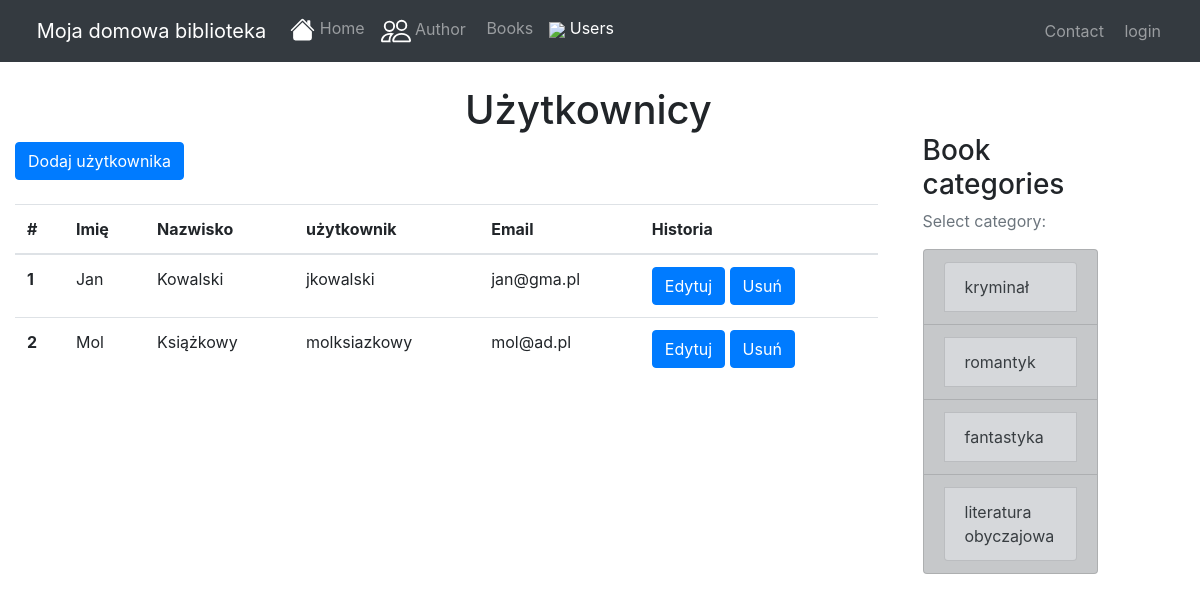
/users/, run on the app's committed database.
### books/models.py (models this page shows, shortened)
class LibraryUser(models.Model):
    user = models.OneToOneField(User, on_delete=models.CASCADE)
    def __str__(self):
        return "%s %s (%s)" % (self.user.first_name, self.user.last_name, self.user.username)

class Category(models.Model):
    category = models.CharField(max_length=50)
    def __str__(self):
        return self.category
    class Meta:
        verbose_name_plural = "Categories"

### books/views.py (the view)
# urls.py: path('users/', views.UserIndex.as_view(), name='user_index'),
class UserIndex(TemplateView):
    template_name = 'user/index.html'
    def get_context_data(self, **kwargs):
        context = super().get_context_data(**kwargs)
        context['users'] = models.LibraryUser.objects.all()
        print(models.LibraryUser.objects.all())
        context['active_user'] = 'active'
        return context

### books/context_processors.py (called while the page is built)
def categories(request):
    return {
        'categories': Category.objects.all()
    }

### books/templates/user/index.html (shortened to what this page needs)
{% extends "layout/base.html" %}
{% block content %}
<div class="container">
    <div class="row">
        <div class="col ms-auto"><br>
          <h1 style="margin-left: 450px">Użytkownicy</h1>
            <a class="btn btn-primary" href="{% url 'user_create' %}" role="button">Dodaj użytkownika</a><br>
            <br/>
        </div>
    </div>
    <div class="row">
        <div class="col ms-auto">
            <table class="table">
              <thead>
                <tr>
                  <th scope="col">#</th>
                  <th scope="col">Imię</th>
                  <th scope="col">Nazwisko</th>
                  <th scope="col">użytkownik</th>
                  <th scope="col">Email</th>
                  <th scope="col">Historia</th>
                </tr>
              </thead>
              <tbody>
                {% for user in users %}
                <tr>
                  <th scope="row">{{ user.id }}</th>
                  <td>{{ user.user.first_name }}</td>
                  <td>{{ user.user.last_name }}</td>
                  <td>{{ user.user.username }}</td>
                  <td>{{ user.user.email }}</td>
                  <td>
                      <a class="btn btn-primary" href="{% url 'user_update' user.id %}"> Edytuj</a>
                      <a class="btn btn-primary" href="{% url 'user_delete' user.id %}"> Usuń</a>
                  </td>
                </tr>
                {% endfor %}
              </tbody>
            </table>
        </div>
    </div>
</div>
{% endblock %}

### books/templates/layout/base.html (shortened to what this page needs)
{% load bootstrap4 %}
{% load static %}
<!DOCTYPE html>
<html lang="en">
  <head>
    {% bootstrap_css %}
</head>
  <body>
    <nav class="navbar navbar-expand-lg navbar-dark bg-dark static-top">
      <div class="container-fluid">
        <a class="navbar-brand" href="{% url 'index' %}"><img style="height:1.4em;" src="{% static 'books/icons/regal.png' %}"
          alt=""> Moja domowa biblioteka</a>
        <div class="collapse navbar-collapse" id="navbarText">
          <ul class="navbar-nav me-auto mb-2 mb-lg-0">
            <li class="nav-item">
              <a class="nav-link {{active_index}}" aria-current="page" href="{% url 'index' %}"> Home</a>
            </li>
            <li class="nav-item">
              <a class="nav-link {{active_author}}" href="{% url 'author_index' %}"> Author</a>
            </li>
            <li class="nav-item">
              <a class="nav-link {{active_book}}" href="{% url 'book_index' %}"><img src="{% static 'books/icons/book.png' %}" alt=""> Books</a>
            </li>
            <li class="nav-item">
              <a class="nav-link {{active_user}}" href="{% url 'user_index' %}"><img src="{% static 'books/icons/profile.png' %}"> Users</a>
            </li>
          </ul>
        </div>
        <div class="navbar-nav">
            <li class="nav-item">
              <a class="nav-item nav-link" href="{% url 'contact' %}"><img src="{% static 'books/icons/message.png' %}" alt=""> Contact</a>
            </li>
            {% if user.is_authenticated %}
            <p class="nav-link"> {{ user.username }} | <a href="{% url 'logout' %}"> <img src="{% static 'books/icons/logout.png' %}" alt=""> logout</a></p>
            {% else %}
            <a class="nav-link" href="{% url 'login' %}"><img src="{% static 'books/icons/login.png' %}" alt=""> login</a>
            {% endif %}
        </div>
        </div>
    </nav>
      <div class="row">
          <div class="col-md-9">
              {% block content %}{% endblock %}
          </div>
          <div class="col-md-2">
              <div class="content-section"><br><br><br>
                  <h3>Book categories</h3>
                  <p class='text-muted'>Select category:
                    <ul class="list-group">
                      {% for category in categories %}
                      <a href="{% url 'category' pk=category.pk %}" class="list-group-item list-group-item-action list-group-item-dark">
                      <li class="list-group-item list-group-item-secondary"> {{ category }} </li>
                      </a>
                      {% endfor %}
                    </ul>
                  </p>
              </div>
          </div>
      </div>
  </body>
</html>

### data on the page
LibraryUser: id "1", user.first_name "Jan", user.last_name "Kowalski", user.username "jkowalski", user.email "jan@gma.pl"
LibraryUser: id "2", user.first_name "Mol", user.last_name "Książkowy", user.username "molksiazkowy", user.email "mol@ad.pl"
Category: category "kryminał"
Category: category "romantyk"
Category: category "fantastyka"
Category: category "literatura obyczajowa"
